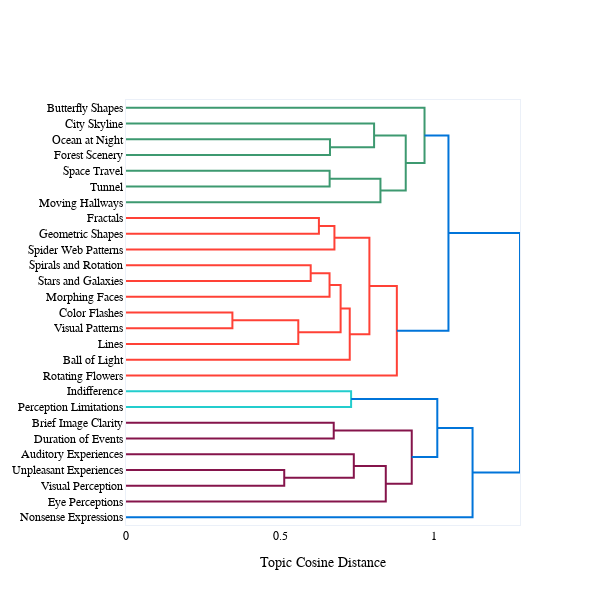

Source (notebook cell):
### Code cell
new_labels = topic_model.generate_topic_labels(
    topic_prefix=False,
    separator=" "
)

# Set the newly formatted labels as the custom labels for the model.
topic_model.set_topic_labels(new_labels)


# Create the hierarchy visualization.
# custom_labels=True tells the function to use the labels we just set.
fig = topic_model.visualize_hierarchy(custom_labels=True)


# Customize the plot
fig.update_layout(
    title_text=None,                  # Set the plot title.
    title_x=0.5,                      # Center the title.
    xaxis_title="Topic Cosine Distance",
    width=600,                        # Set the plot width in pixels.
    # Set background colors to be fully transparent
    plot_bgcolor='rgba(0,0,0,0)',     
    paper_bgcolor='rgba(0,0,0,0)',    
    font=dict(
        family="Arial",
        size=12,
        color="black"
    )
)

fig.update_xaxes(ticks="")
fig.update_yaxes(ticks="")

# When saving, ensure the format is png to support transparency
fig.write_image("topic_hierarchy.png", scale=4)
fig.show()

### Figure 1 — Plotly figure (JSON) as saved in the notebook; plotly's stock layout.template omitted (floating-point values rounded to 4 significant figures)
{"data": [{"hoverinfo": "text", "marker": {"color": "rgb(61,153,112)"}, "mode": "lines", "type": "scatter", "x": [0.0, 0.6616, 0.6616, 0.0], "xaxis": "x", "y": [-25.0, -25.0, -35.0, -35.0], "yaxis": "y"}, {"hoverinfo": "text", "marker": {"color": "rgb(61,153,112)"}, "mode": "lines", "type": "scatter", "x": [0.0, 0.8046, 0.8046, 0.6616], "xaxis": "x", "y": [-15.0, -15.0, -30.0, -30.0], "yaxis": "y"}, {"hoverinfo": "text", "marker": {"color": "rgb(61,153,112)"}, "mode": "lines", "type": "scatter", "x": [0.0, 0.6605, 0.6605, 0.0], "xaxis": "x", "y": [-45.0, -45.0, -55.0, -55.0], "yaxis": "y"}, {"hoverinfo": "text", "marker": {"color": "rgb(61,153,112)"}, "mode": "lines", "type": "scatter", "x": [0.6605, 0.8253, 0.8253, 0.0], "xaxis": "x", "y": [-50.0, -50.0, -65.0, -65.0], "yaxis": "y"}, {"hoverinfo": "text", "marker": {"color": "rgb(61,153,112)"}, "mode": "lines", "type": "scatter", "x": [0.8046, 0.9073, 0.9073, 0.8253], "xaxis": "x", "y": [-22.5, -22.5, -57.5, -57.5], "yaxis": "y"}, {"hoverinfo": "text", "marker": {"color": "rgb(61,153,112)"}, "mode": "lines", "type": "scatter", "x": [0.0, 0.9682, 0.9682, 0.9073], "xaxis": "x", "y": [-5.0, -5.0, -40.0, -40.0], "yaxis": "y"}, {"hoverinfo": "text", "marker": {"color": "rgb(255,65,54)"}, "mode": "lines", "type": "scatter", "x": [0.0, 0.6257, 0.6257, 0.0], "xaxis": "x", "y": [-75.0, -75.0, -85.0, -85.0], "yaxis": "y"}, {"hoverinfo": "text", "marker": {"color": "rgb(255,65,54)"}, "mode": "lines", "type": "scatter", "x": [0.6257, 0.676, 0.676, 0.0], "xaxis": "x", "y": [-80.0, -80.0, -95.0, -95.0], "yaxis": "y"}, {"hoverinfo": "text", "marker": {"color": "rgb(255,65,54)"}, "mode": "lines", "type": "scatter", "x": [0.0, 0.599, 0.599, 0.0], "xaxis": "x", "y": [-105.0, -105.0, -115.0, -115.0], "yaxis": "y"}, {"hoverinfo": "text", "marker": {"color": "rgb(255,65,54)"}, "mode": "lines", "type": "scatter", "x": [0.599, 0.6602, 0.6602, 0.0], "xaxis": "x", "y": [-110.0, -110.0, -125.0, -125.0], "yaxis": "y"}, {"hoverinfo": "text", "marker": {"color": "rgb(255,65,54)"}, "mode": "lines", "type": "scatter", "x": [0.0, 0.3451, 0.3451, 0.0], "xaxis": "x", "y": [-135.0, -135.0, -145.0, -145.0], "yaxis": "y"}, {"hoverinfo": "text", "marker": {"color": "rgb(255,65,54)"}, "mode": "lines", "type": "scatter", "x": [0.3451, 0.5588, 0.5588, 0.0], "xaxis": "x", "y": [-140.0, -140.0, -155.0, -155.0], "yaxis": "y"}, {"hoverinfo": "text", "marker": {"color": "rgb(255,65,54)"}, "mode": "lines", "type": "scatter", "x": [0.6602, 0.6961, 0.6961, 0.5588], "xaxis": "x", "y": [-117.5, -117.5, -147.5, -147.5], "yaxis": "y"}, {"hoverinfo": "text", "marker": {"color": "rgb(255,65,54)"}, "mode": "lines", "type": "scatter", "x": [0.6961, 0.7257, 0.7257, 0.0], "xaxis": "x", "y": [-132.5, -132.5, -165.0, -165.0], "yaxis": "y"}, {"hoverinfo": "text", "marker": {"color": "rgb(255,65,54)"}, "mode": "lines", "type": "scatter", "x": [0.676, 0.7894, 0.7894, 0.7257], "xaxis": "x", "y": [-87.5, -87.5, -148.8, -148.8], "yaxis": "y"}, {"hoverinfo": "text", "marker": {"color": "rgb(255,65,54)"}, "mode": "lines", "type": "scatter", "x": [0.7894, 0.8784, 0.8784, 0.0], "xaxis": "x", "y": [-118.1, -118.1, -175.0, -175.0], "yaxis": "y"}, {"hoverinfo": "text", "marker": {"color": "rgb(0,116,217)"}, "mode": "lines", "type": "scatter", "x": [0.9682, 1.046, 1.046, 0.8784], "xaxis": "x", "y": [-22.5, -22.5, -146.6, -146.6], "yaxis": "y"}, {"hoverinfo": "text", "marker": {"color": "rgb(35,205,205)"}, "mode": "lines", "type": "scatter", "x": [0.0, 0.7301, 0.7301, 0.0], "xaxis": "x", "y": [-185.0, -185.0, -195.0, -195.0], "yaxis": "y"}, {"hoverinfo": "text", "marker": {"color": "rgb(133,20,75)"}, "mode": "lines", "type": "scatter", "x": [0.0, 0.6738, 0.6738, 0.0], "xaxis": "x", "y": [-205.0, -205.0, -215.0, -215.0], "yaxis": "y"}, {"hoverinfo": "text", "marker": {"color": "rgb(133,20,75)"}, "mode": "lines", "type": "scatter", "x": [0.0, 0.5132, 0.5132, 0.0], "xaxis": "x", "y": [-235.0, -235.0, -245.0, -245.0], "yaxis": "y"}, {"hoverinfo": "text", "marker": {"color": "rgb(133,20,75)"}, "mode": "lines", "type": "scatter", "x": [0.0, 0.7389, 0.7389, 0.5132], "xaxis": "x", "y": [-225.0, -225.0, -240.0, -240.0], "yaxis": "y"}, {"hoverinfo": "text", "marker": {"color": "rgb(133,20,75)"}, "mode": "lines", "type": "scatter", "x": [0.7389, 0.8426, 0.8426, 0.0], "xaxis": "x", "y": [-232.5, -232.5, -255.0, -255.0], "yaxis": "y"}, {"hoverinfo": "text", "marker": {"color": "rgb(133,20,75)"}, "mode": "lines", "type": "scatter", "x": [0.6738, 0.9268, 0.9268, 0.8426], "xaxis": "x", "y": [-210.0, -210.0, -243.8, -243.8], "yaxis": "y"}, {"hoverinfo": "text", "marker": {"color": "rgb(0,116,217)"}, "mode": "lines", "type": "scatter", "x": [0.7301, 1.01, 1.01, 0.9268], "xaxis": "x", "y": [-190.0, -190.0, -226.9, -226.9], "yaxis": "y"}, {"hoverinfo": "text", "marker": {"color": "rgb(0,116,217)"}, "mode": "lines", "type": "scatter", "x": [1.01, 1.124, 1.124, 0.0], "xaxis": "x", "y": [-208.4, -208.4, -265.0, -265.0], "yaxis": "y"}, {"hoverinfo": "text", "marker": {"color": "rgb(0,116,217)"}, "mode": "lines", "type": "scatter", "x": [1.046, 1.278, 1.278, 1.124], "xaxis": "x", "y": [-84.53, -84.53, -236.7, -236.7], "yaxis": "y"}], "layout": {"autosize": false, "font": {"color": "black", "family": "Arial", "size": 12}, "height": 605, "hoverlabel": {"bgcolor": "white", "font": {"family": "Rockwell", "size": 16}}, "hovermode": "closest", "paper_bgcolor": "rgba(0,0,0,0)", "plot_bgcolor": "rgba(0,0,0,0)", "showlegend": false, "title": {"font": {"color": "Black", "size": 22}, "x": 0.5, "xanchor": "center", "yanchor": "top"}, "width": 600, "xaxis": {"mirror": "allticks", "rangemode": "tozero", "showgrid": false, "showline": true, "showticklabels": true, "ticks": "", "title": {"text": "Topic Cosine Distance"}, "type": "linear", "zeroline": false}, "yaxis": {"mirror": "allticks", "range": [-270, 0], "rangemode": "tozero", "showgrid": false, "showline": true, "showticklabels": true, "tickmode": "array", "ticks": "", "ticktext": ["Butterfly Shapes", "City Skyline", "Ocean at Night", "Forest Scenery", "Space Travel", "Tunnel", "Moving Hallways", "Fractals", "Geometric Shapes", "Spider Web Patterns", "Spirals and Rotation", "Stars and Galaxies", "Morphing Faces", "Color Flashes", "Visual Patterns", "Lines", "Ball of Light", "Rotating Flowers", "Indifference", "Perception Limitations", "Brief Image Clarity", "Duration of Events", "Auditory Experiences", "Unpleasant Experiences", "Visual Perception", "Eye Perceptions", "Nonsense Expressions"], "tickvals": [-5, -15, -25, -35, -45, -55, -65, -75, -85, -95, -105, -115, -125, -135, -145, -155, -165, -175, -185, -195, -205, -215, -225, -235, -245, -255, -265], "type": "linear", "zeroline": false}}}
